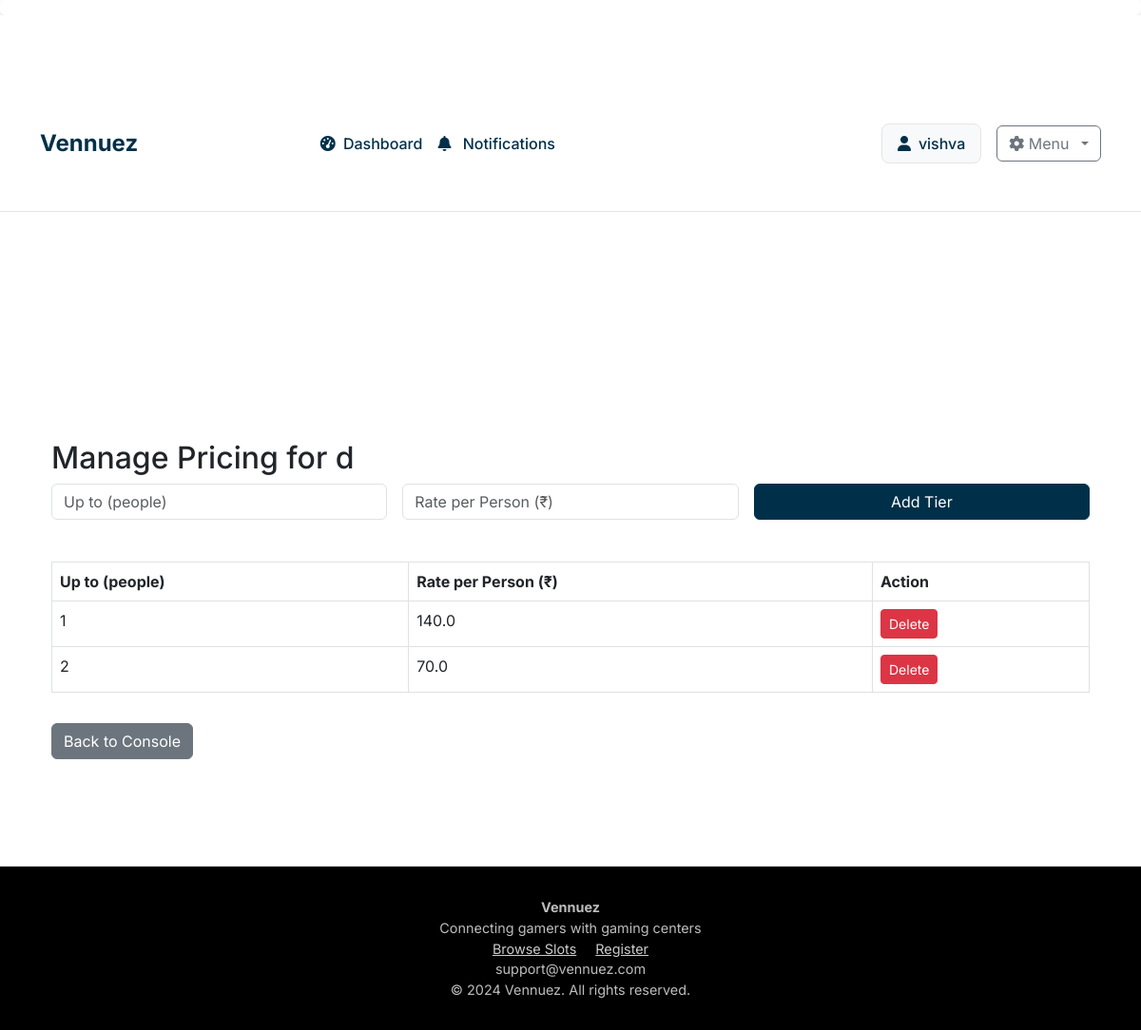
Screenshot of /console/1/pricing (signed in) with the database file from the repository.
### models.py (models this page shows, shortened)
class Owner(UserMixin, db.Model):
    __tablename__ = 'owners'
    id = db.Column(db.Integer, primary_key=True)
    username = db.Column(db.String(80), unique=True, nullable=False)
    email = db.Column(db.String(120), unique=True, nullable=False)
    password_hash = db.Column(db.String(256), nullable=False)
    phone = db.Column(db.String(20), nullable=False)
    gaming_center_name = db.Column(db.String(200), nullable=False)
    address = db.Column(db.String(255), nullable=True)
    active = db.Column(db.Boolean, default=True)
    created_at = db.Column(db.DateTime, default=datetime.utcnow)
    latitude = db.Column(db.Float, nullable=True)
    longitude = db.Column(db.Float, nullable=True)
    google_maps_link = db.Column(db.String(500), nullable=True)
    amenities = db.Column(db.Text, nullable=True)  # Stored as JSON string
    venue_image1 = db.Column(db.String(500), nullable=True)
    venue_image2 = db.Column(db.String(500), nullable=True)
    venue_image3 = db.Column(db.String(500), nullable=True)
    venue_image4 = db.Column(db.String(500), nullable=True)
    images_uploaded = db.Column(db.Boolean, default=False)
    consoles = db.relationship('Console', backref='owner', lazy=True, cascade='all, delete-orphan')
    subscriptions = db.relationship("Subscription", back_populates="owner", cascade="all, delete")

class Console(db.Model):
    __tablename__ = 'consoles'
    id = db.Column(db.Integer, primary_key=True)
    name = db.Column(db.String(100), nullable=False)
    console_type = db.Column(db.String(50), nullable=False)
    hourly_rate = db.Column(db.Float, nullable=False)  # Rate per person per hour
    is_available = db.Column(db.Boolean, default=True)
    created_at = db.Column(db.DateTime, default=datetime.utcnow)
    owner_id = db.Column(db.Integer, db.ForeignKey('owners.id'), nullable=False)
    slots = db.relationship('TimeSlot', backref='console', lazy=True, cascade='all, delete-orphan')

class ConsolePricingTier(db.Model):
    __tablename__ = 'console_pricing_tiers'
    id = db.Column(db.Integer, primary_key=True)
    console_id = db.Column(db.Integer, db.ForeignKey('consoles.id'), nullable=False)
    max_people = db.Column(db.Integer, nullable=False)
    rate_per_person = db.Column(db.Float, nullable=False)

### routes.py (the view, shortened to what this page needs)
@app.route('/console/<int:console_id>/pricing', methods=['GET', 'POST'])
@login_required
def manage_pricing(console_id):
    console = Console.query.get_or_404(console_id)
    if not current_user.is_authenticated or (isinstance(current_user, Owner) and console.owner_id != current_user.id):
        flash('You are not authorized to manage pricing for this console.', 'danger')
        return redirect(url_for('owner_dashboard'))
    pricing_tiers = ConsolePricingTier.query.filter_by(console_id=console_id).all()
    return render_template('manage_pricing.html', console=console, pricing_tiers=pricing_tiers)

### app.py (called while the page is built)
@login_manager.user_loader
def load_user(user_id):
    from models import Owner, User
    from flask import session
    user_type = session.get('user_type')
    if user_type == 'owner':
        return Owner.query.get(int(user_id))
    elif user_type == 'user':
        return User.query.get(int(user_id))
    return None

@app.before_request
def show_user_flash_notifications():
    if current_user.is_authenticated and hasattr(current_user, 'id'):
        notifs = UserNotification.query.filter_by(
            user_id=current_user.id,
            is_flash=True,
            is_read=False
        ).all()
        for notif in notifs:
            flash(notif.message, "info")
            notif.is_flash = False
            notif.is_read = True
        if notifs:
            db.session.commit()

### templates/manage_pricing.html (shortened to what this page needs)
{% extends "base.html" %}
{% block content %}
<div class="container mt-4">
    <h2>Manage Pricing for {{ console.name }}</h2>
    <form method="POST" class="row g-3 mb-4">
        <div class="col-md-4">
            <input type="number" name="max_people" class="form-control" placeholder="Up to (people)" min="1" required>
        </div>
        <div class="col-md-4">
            <input type="number" name="rate_per_person" class="form-control" placeholder="Rate per Person (₹)" step="0.01" min="0" required>
        </div>
        <div class="col-md-4">
            <button type="submit" class="btn btn-primary w-100">Add Tier</button>
        </div>
    </form>
    <table class="table table-bordered">
        <thead>
            <tr>
                <th>Up to (people)</th>
                <th>Rate per Person (₹)</th>
                <th>Action</th>
            </tr>
        </thead>
        <tbody>
            {% for tier in pricing_tiers %}
            <tr>
                <td>{{ tier.max_people }}</td>
                <td>{{ tier.rate_per_person }}</td>
                <td>
                    <form method="POST" action="{{ url_for('delete_pricing_tier', console_id=console.id, tier_id=tier.id) }}" style="display:inline;">
                        <button type="submit" class="btn btn-danger btn-sm" onclick="return confirm('Delete this pricing tier?');">Delete</button>
                    </form>
                </td>
            </tr>
            {% endfor %}
        </tbody>
    </table>
    <a href="{{ url_for('console_details', console_id=console.id) }}" class="btn btn-secondary mt-3">Back to Console</a>
</div>
{% endblock %}

### templates/base.html (shortened to what this page needs)
<!DOCTYPE html>
<html lang="en">
<head>
  <link rel="stylesheet" href="https://cdnjs.cloudflare.com/ajax/libs/font-awesome/6.0.0/css/all.min.css">
  <div id="flash-msg" class="hidden bg-yellow-200 text-black rounded px-4 py-2 shadow fixed top-4 right-4 z-50"></div>
  <link rel="stylesheet" href="{{ url_for('static', filename='css/main.css') }}">
  <link rel="stylesheet" href="https://cdnjs.cloudflare.com/ajax/libs/font-awesome/6.4.0/css/all.min.css" />
  <link href="https://cdn.jsdelivr.net/npm/bootstrap@5.3.0/dist/css/bootstrap.min.css" rel="stylesheet" />
</head>
<body>
  <nav class="navbar navbar-expand-lg">
    <div class="container">
      <a class="navbar-brand" href="{{ url_for('index') }}">Vennuez</a>
      <div class="collapse navbar-collapse" id="navbarNav">
        <ul class="navbar-nav">
          {% if current_user.is_authenticated %}
            {% if session.user_type != 'owner' %}
              <li class="nav-item">
  <a class="nav-link position-relative" href="{{ url_for('user_notifications') }}">
    <i class="fas fa-bell"></i>
    Notifications
    {% if current_user.is_authenticated and current_user.notifications|selectattr('is_read', 'equalto', False)|list|length > 0 %}
      <span class="badge badge-pill badge-danger" style="position:absolute; top:0; right:0; font-size: 0.6rem;">
        {{ current_user.notifications|selectattr('is_read', 'equalto', False)|list|length }}
      </span>
    {% endif %}
  </a>
</li>
            {% elif session.user_type == 'owner' %}
              <li class="nav-item">
                <a href="{{ url_for('dashboard') }}" class="nav-link {% if request.endpoint == 'dashboard' %}active{% endif %}">
                  <i class="fas fa-tachometer-alt me-1"></i> Dashboard
                </a>
              </li>
              <li class="nav-item">
                <a href="{{ url_for('all_notifications') }}" class="nav-link" title="View Notifications">
                  <i class="fas fa-bell me-2"></i>
                  Notifications
                </a>
              </li>
            {% endif %}
          {% endif %}
        </ul>
        <div class="auth-section ms-auto">
          {% if current_user.is_authenticated %}
            <div class="user-info">
              <i class="fas fa-user"></i>
              <span>{{ current_user.username }}</span>
            </div>
            <div class="dropdown">
              <button class="btn btn-outline-secondary dropdown-toggle" type="button" data-bs-toggle="dropdown" aria-expanded="false">
                <i class="fas fa-cog"></i> Menu
              </button>
            </div>
          {% endif %}
        </div>
      </div>
    </div>
  </nav>
  <main class="container my-4">
    {% block content %}{% endblock %}
  </main>
  <footer class="footer">
    <div>
      <strong>Vennuez</strong><br />
      Connecting gamers with gaming centers<br />
      <a href="{{ url_for('available_slots') }}" style="color:#ccc; margin-right:1rem;">Browse Slots</a>
      <a href="{{ url_for('register') }}" style="color:#ccc;">Register</a><br />
      support@vennuez.com<br />
      &copy; 2024 Vennuez. All rights reserved.
    </div>
  </footer>
</body>
</html>

### static/css/main.css (style rules this page uses)
:root { --primary: #222831; --secondary: #393e46; --accent: #00adb5; --background: #fff; --text: #222831; --muted: #f5f6fa; --border: #e0e0e0; --success: #00b894; --danger: #e17055; }
* { margin: 0; padding: 0; box-sizing: border-box; }
html, body { height: 100%; overflow-x: hidden; }
body { font-family: 'Inter', Arial, sans-serif; background: var(--background); color: var(--text); min-height: 100vh; line-height: 1.6; }
.user-info { color: var(--secondary); font-size: 1rem; }
.btn { background: var(--accent); color: #fff; border: none; border-radius: 4px; padding: 0.5rem 1.25rem; font-size: 1rem; font-weight: 500; cursor: pointer; transition: background 0.2s; outline: none; }
.btn-secondary { background: var(--secondary); color: #fff; }
.container { max-width: 1200px; margin: 0 auto; padding: 96px 1.5rem 2rem 1.5rem; }
.form-control { width: 100%; padding: 0.75rem 1rem; border: 1px solid var(--border); border-radius: 4px; font-size: 1rem; margin-bottom: 1.25rem; background: var(--muted); color: var(--text); transition: border 0.2s; }
.btn { display: inline-flex; align-items: center; justify-content: center; padding: 0.75rem 1.5rem; border-radius: 0.25rem; font-weight: 500; cursor: pointer; transition: all 0.2s; border: none; }
.btn-primary { background: var(--primary); color: white; }
h1, h2, h3, h4, h5 { color: var(--primary); font-weight: 700; margin-bottom: 1rem; }
input, select, textarea { width: 100%; padding: 0.75rem 1rem; border: 1px solid var(--border); border-radius: 4px; font-size: 1rem; margin-bottom: 1.25rem; background: var(--muted); color: var(--text); transition: border 0.2s; }
.footer { background: var(--primary); color: #fff; text-align: center; padding: 2rem 1rem 1rem 1rem; margin-top: 3rem; border-top: 1px solid var(--border); }

### templates/base.html (style rules this page uses)
:root { --primary: #003049; --accent: #d62828; }
body { font-family: 'Inter', sans-serif; margin: 0; background: #fff; }
.navbar { background-color: white; padding: 1rem; border-bottom: 1px solid #e5e5e5; }
.navbar .nav-link { color: var(--primary); font-weight: 500; padding: 0.5rem 1rem; border-radius: 5px; transition: all 0.3s ease; }
.navbar-brand { font-weight: bold; color: var(--primary) !important; font-size: 1.5rem; }
.user-info { display: flex; align-items: center; gap: 0.5rem; padding: 0.5rem 1rem; background-color: #f8f9fa; border-radius: 8px; border: 1px solid #e5e5e5; color: var(--primary); font-weight: 500; }
.user-info i { color: var(--primary); }
.footer { background: #000; color: #bdbdbd; padding: 2rem; text-align: center; font-size: 0.9rem; }
@media (min-width: 992px) { .navbar-nav { margin: 0 auto; } }
@media (min-width: 992px) { .auth-section { display: flex; align-items: center; gap: 1rem; } }
.dropdown-toggle::after { margin-left: 0.5rem; }
.btn-primary { background-color: var(--primary); border-color: var(--primary); }
.btn-outline-secondary { border-color: #6c757d; color: #6c757d; }

### rows the page displays
Owner: username "vishva"
Console: name "d"
ConsolePricingTier: max_people "1", rate_per_person "140.0"
ConsolePricingTier: max_people "2", rate_per_person "70.0"
